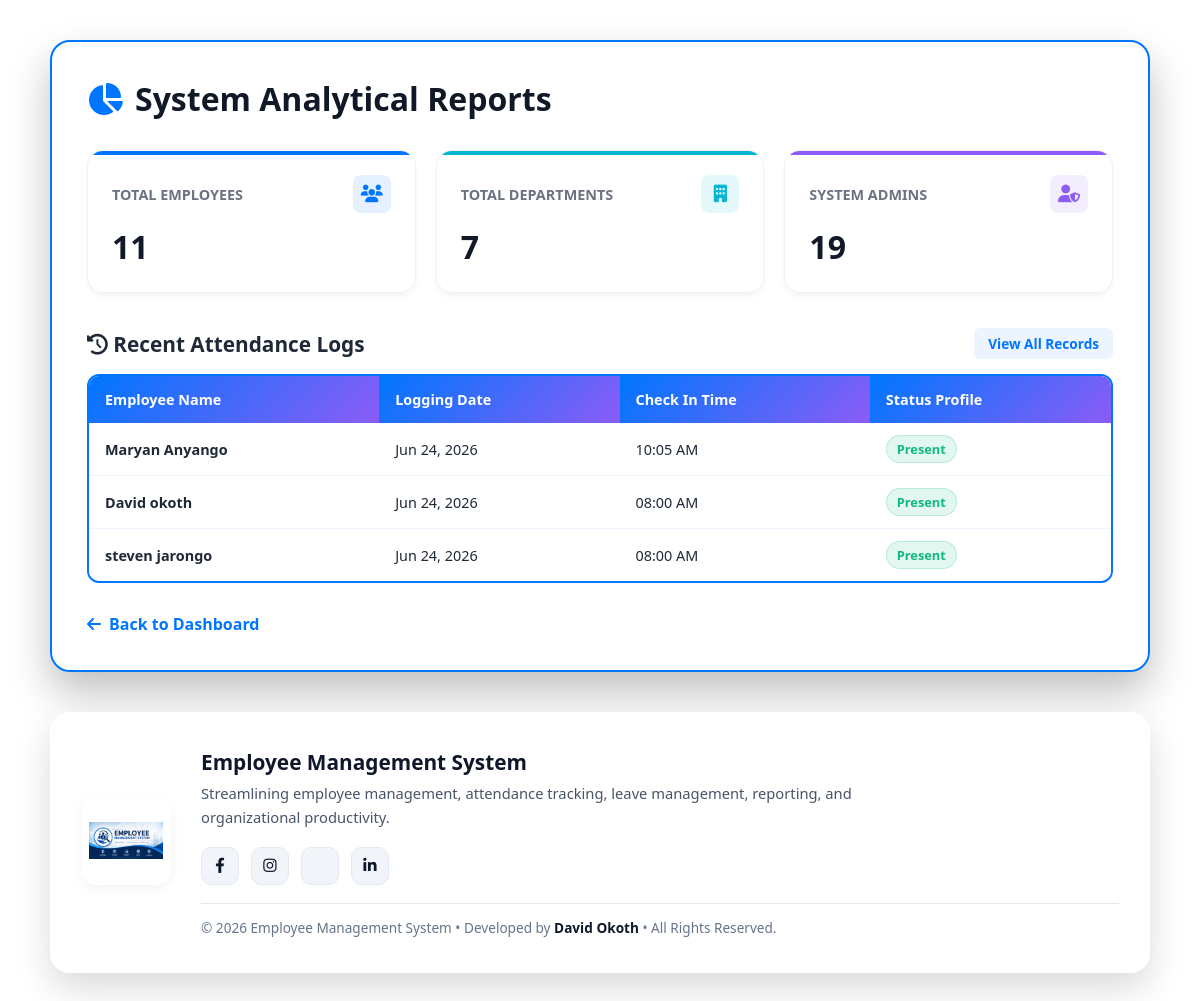
Page /reports.php (signed in) on the committed database.
### tables this page shows
CREATE TABLE `attendance` (
  `id` int(11) NOT NULL,
  `employee_id` int(11) DEFAULT NULL,
  `attendance_date` date DEFAULT NULL,
  `check_in` time DEFAULT NULL,
  `check_out` time DEFAULT NULL,
  `status` varchar(20) DEFAULT NULL
);

CREATE TABLE `details` (
  `id` int(11) NOT NULL,
  `fullname` varchar(100) NOT NULL,
  `email` varchar(100) NOT NULL,
  `department` varchar(100) NOT NULL,
  `position` varchar(100) NOT NULL,
  `phone` varchar(20) DEFAULT NULL,
  `salary` decimal(10,2) DEFAULT NULL,
  `date_created` timestamp NOT NULL DEFAULT current_timestamp(),
  `employee_code` varchar(20) DEFAULT NULL,
  `photo` varchar(255) DEFAULT NULL
);

### reports.php (the view, shortened to what this page needs)
<?php
include("connect.php");
$user_role = isset($_SESSION['role']) ? $_SESSION['role'] : 'employee';
$employee_query = mysqli_query($conn, "SELECT COUNT(*) AS total FROM details");
$employee_data = mysqli_fetch_assoc($employee_query);
$totalEmployees = $employee_data['total'];
$dept_query = mysqli_query($conn, "SELECT COUNT(DISTINCT department) AS total FROM details");
$dept_data = mysqli_fetch_assoc($dept_query);
$totalDepartments = $dept_data['total'];
$admin_query = mysqli_query($conn, "SELECT COUNT(*) AS total FROM employees");
$admin_data = mysqli_fetch_assoc($admin_query);
$totalAdmins = $admin_data['total'];
$attendance_sql = "SELECT attendance.*, details.fullname
                  FROM attendance
                  INNER JOIN details ON attendance.employee_id = details.id
                  ORDER BY attendance.attendance_date DESC, attendance.check_in DESC
                  LIMIT 5";
$attendance_result = mysqli_query($conn, $attendance_sql);
?>
<!DOCTYPE html>
<html lang="en">
<head>
    <link rel="stylesheet" href="https://cdnjs.cloudflare.com/ajax/libs/font-awesome/6.4.0/css/all.min.css">
</head>
<body>
<div class="dashboard-container">
    <h1><i class="fa-solid fa-chart-pie"></i> System Analytical Reports</h1>
    <div class="metrics-grid">
        <div class="metric-card card-emp">
            <div class="metric-header">
                <span>TOTAL EMPLOYEES</span>
                <div class="metric-icon"><i class="fa-solid fa-users"></i></div>
            </div>
            <div class="metric-number"><?php echo $totalEmployees; ?></div>
        </div>
        <div class="metric-card card-dept">
            <div class="metric-header">
                <span>TOTAL DEPARTMENTS</span>
                <div class="metric-icon"><i class="fa-solid fa-building"></i></div>
            </div>
            <div class="metric-number"><?php echo $totalDepartments; ?></div>
        </div>
        <div class="metric-card card-adm">
            <div class="metric-header">
                <span>SYSTEM ADMINS</span>
                <div class="metric-icon"><i class="fa-solid fa-user-shield"></i></div>
            </div>
            <div class="metric-number"><?php echo $totalAdmins; ?></div>
        </div>
    </div>
    <div class="section-title">
        <span><i class="fa-solid fa-clock-rotate-left"></i> Recent Attendance Logs</span>
        <a href="attendance_records.php" class="view-all-btn">View All Records</a>
    </div>
    <table class="custom-table">
        <thead>
            <tr>
                <th>Employee Name</th>
                <th>Logging Date</th>
                <th>Check In Time</th>
                <th>Status Profile</th>
            </tr>
        </thead>
        <tbody>
            <?php
            if(mysqli_num_rows($attendance_result) > 0) {
                while($row = mysqli_fetch_assoc($attendance_result)){
                    $status = $row['status'];
                    $badge_class = 'badge-present';
                    $clean_text = str_replace(array('🟢', '🔴', '🟡'), '', $status);
            ?>
            <tr>
                <td><strong><?php echo htmlspecialchars($row['fullname']); ?></strong></td>
                <td><?php echo date('M d, Y', strtotime($row['attendance_date'])); ?></td>
                <td><?php echo date('h:i A', strtotime($row['check_in'])); ?></td>
                <td>
                    <span class="status-badge <?php echo $badge_class; ?>">
                        <?php echo htmlspecialchars(trim($clean_text)); ?>
                    </span>
                </td>
            </tr>
            <?php
                }
            } ?>
        </tbody>
    </table>
    <a href="<?php echo ($user_role == 'super_admin') ? 'super_admin_dashboard.php' : 'home.php'; ?>" class="back-link">
        <i class="fa-solid fa-arrow-left"></i> Back to Dashboard
    </a>
</div>
<footer class="system-footer">
    <div class="footer-logo">
        <img src="image.png" alt="EMS Logo">
    </div>
    <div class="footer-content">
        <h3>Employee Management System</h3>
        <p class="footer-desc">
            Streamlining employee management, attendance tracking,
            leave management, reporting, and organizational productivity.
        </p>
        <div class="social-links">
            <a href="https://facebook.com" target="_blank" aria-label="Facebook">
                <i class="fab fa-facebook-f"></i>
            </a>
            <a href="https://instagram.com" target="_blank" aria-label="Instagram">
                <i class="fab fa-instagram"></i>
            </a>
            <a href="https://x.com" target="_blank" aria-label="X (Twitter)">
            </a>
            <a href="https://linkedin.com" target="_blank" aria-label="LinkedIn">
                <i class="fab fa-linkedin-in"></i>
            </a>
        </div>
        <p class="copyright">
            © <?php echo date('Y'); ?> Employee Management System &bull;
            Developed by <strong>David Okoth</strong> &bull;
            All Rights Reserved.
        </p>
    </div>
</footer>
</body>
</html>

### rows in the picture
attendance: details.fullname "Maryan Anyango", attendance_date "Jun 24, 2026", check_in "10:05 AM", status "Present"
attendance: details.fullname "David okoth", attendance_date "Jun 24, 2026", check_in "08:00 AM", status "Present"
attendance: details.fullname "steven jarongo", attendance_date "Jun 24, 2026", check_in "08:00 AM", status "Present"

### other values in the picture
$totalEmployees "11"
$totalDepartments "7"
$totalAdmins "19"
